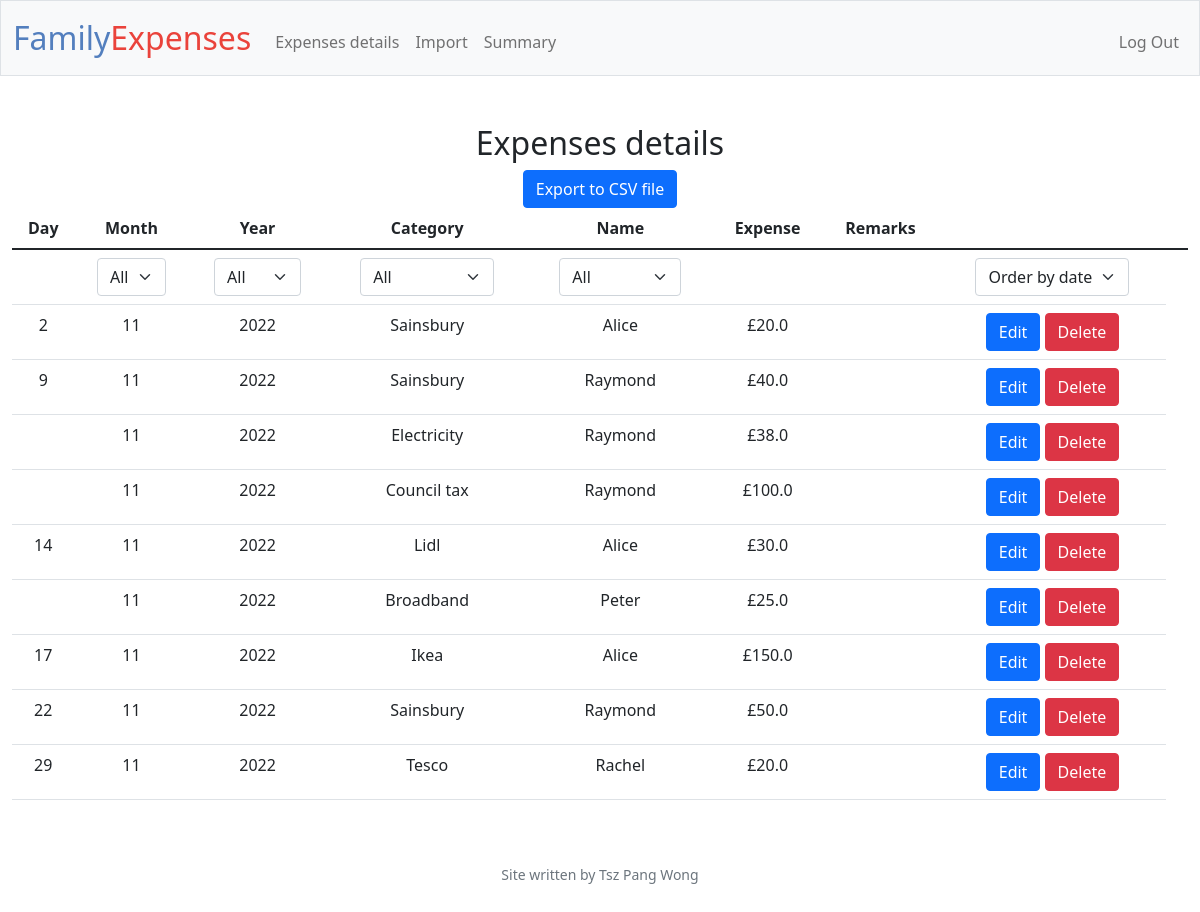
The app's page / (signed in), older data.
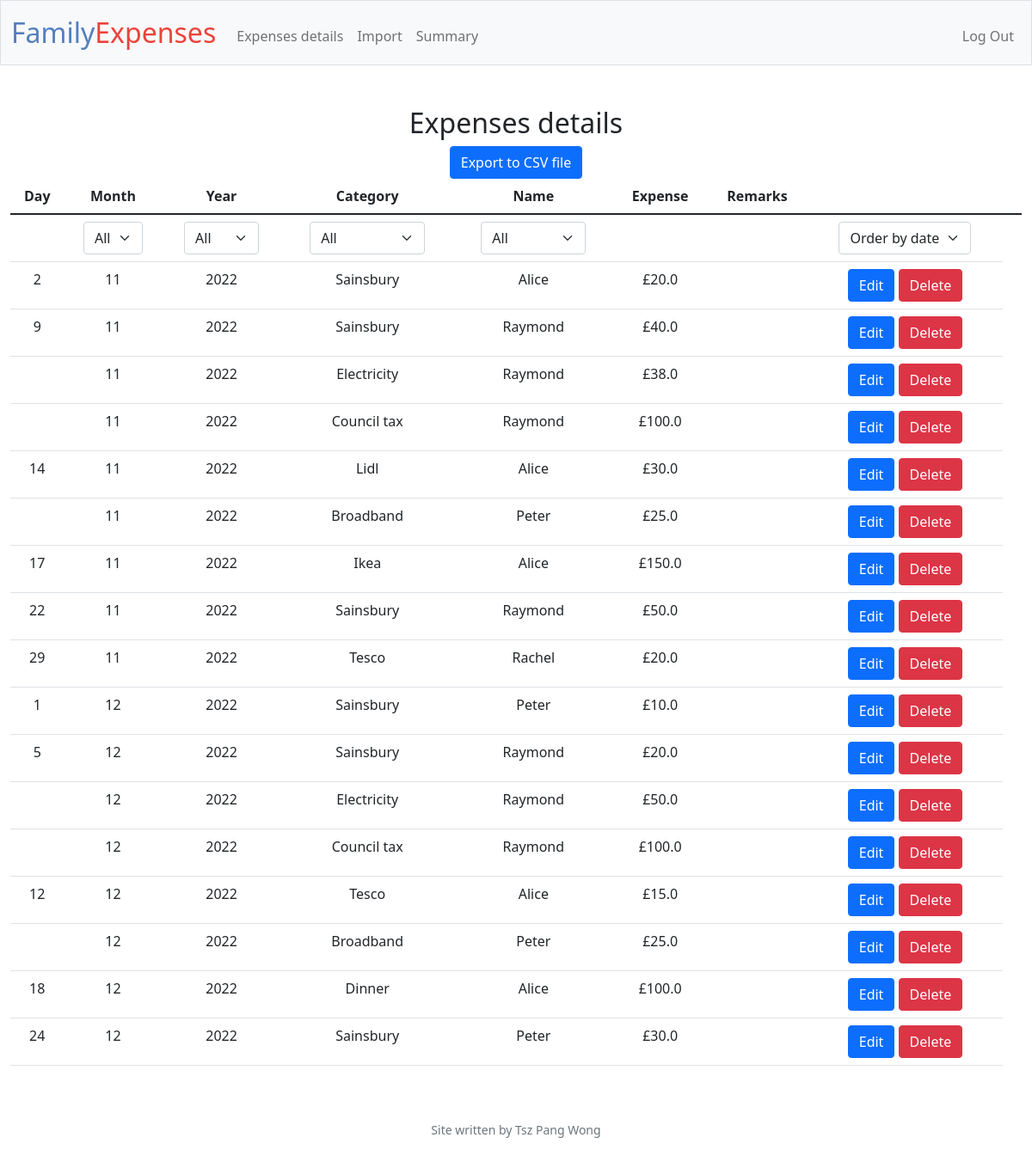
The same page, newer data.
### tables this page shows
CREATE TABLE expenses (
row_id INTEGER PRIMARY KEY,
day INTEGER,
month INTEGER NOT NULL,
year INTEGER NOT NULL,
category TEXT NOT NULL,
name TEXT NOT NULL,
expense REAL NOT NULL,
remarks TEXT,
user_id INTEGER NOT NULL,
FOREIGN KEY (user_id) REFERENCES users (id)
ON DELETE CASCADE
ON UPDATE NO ACTION);

### app.py (the view)
@app.route("/")
@login_required
def index():
    if request.method == "GET":
        cursor = connection.cursor()
        total_expenses = cursor.execute("SELECT * FROM expenses WHERE user_id = ?", [(session["user_id"])]).fetchall()
        distinct_month = cursor.execute("SELECT DISTINCT month FROM expenses WHERE user_id = ?", [session["user_id"]]).fetchall()
        distinct_year = cursor.execute("SELECT DISTINCT year FROM expenses WHERE user_id = ?", [session["user_id"]]).fetchall()
        distinct_name = cursor.execute("SELECT DISTINCT name FROM expenses WHERE user_id = ?", [session["user_id"]]).fetchall()
        distinct_category = cursor.execute("SELECT DISTINCT category FROM expenses WHERE user_id = ?", [session["user_id"]]).fetchall()
        load_selected_option = 0
        return render_template("details.html", expenses=total_expenses, d_months=distinct_month, d_years=distinct_year, d_names=distinct_name,d_categories=distinct_category, load_option = load_selected_option)

### app.py (called while the page is built)
@app.after_request
def after_request(response):
    response.headers["Cache-Control"] = "no-cache, no-store, must-revalidate"
    response.headers["Expires"] = 0
    response.headers["Pragma"] = "no-cache"
    return response

### helpers.py (called while the page is built)
def login_required(f):
    @wraps(f)
    def decorated_function(*args, **kwargs):
        if session.get("user_id") is None:
            return redirect("/login")
        return f(*args, **kwargs)
    return decorated_function

### templates/details.html (shortened to what this page needs)
{% extends "layout.html" %}
{% block main %}
    <div><h2>Expenses details</h2></div>
    <div>
        <form action="/export", method ="post">
            <button class="btn btn-primary" type="submit" id="export" name ="export">Export to CSV file</button></td>
        </form>
    </div>
<form action="/select", method = "post", id="filter_select" name="filter_select">
<table class="table">
    <thread>
        <tr>
            <th>Day</th>
            <th>Month</th>
            <th>Year</th>
            <th>Category</th>
            <th>Name</th>
            <th>Expense</th>
            <th>Remarks</th>
            <th></th>
            <th></th>
        </tr>
    </thread>
    <tbody>
        <tr>
            <td></td>
            <td>
                <select class="form-select mx-auto w-auto" id="month" name="month" onchange="select_save_auto_sumbit('month_key', this.value)">
                    <option value ='All'>All</option>
                </select>
            </td>
            <td>
                <select class="form-select mx-auto w-auto" id="year" name="year" onchange="select_save_auto_sumbit('year_key', this.value)">
                    <option value ='All'>All</option>
                </select>
            </td>
            <td>
                <select class="form-select mx-auto w-auto" id="category" name="category" onchange="select_save_auto_sumbit('category_key', this.value)">
                    <option value ='All'>All</option>
                </select>
            </td>
            <td>
                <select class="form-select mx-auto w-auto" id="name" name="name" onchange="select_save_auto_sumbit('name_key', this.value)">
                    <option value ='All'>All</option>
                </select>
            </td>
            <td></td>
            <td></td>
            <td>
                <select class="form-select mx-auto w-auto" id="order" name="order" onchange="select_save_auto_sumbit('order_key', this.value)">
                    <option value ='No' selected value>Order by date</option>
                </select>
                </td>
        </tr>
        {% for exp in expenses %}
                <td>{{ exp[1] }}</td>
                <td>{{ exp[2] }}</td>
                <td>{{ exp[3] }}</td>
                <td>{{ exp[4] }}</td>
                <td>{{ exp[5] }}</td>
                <td>£{{ exp[6] }}</td>
                <td>{{ exp[7] }}</td>
                <td><button class="btn btn-primary" type="submit" id="edit" name ="edit" value = {{ exp[0] }}>Edit</button>
                <button class="btn btn-danger" type="submit" onclick="return confirm('Are you sure?')" id="delete" name ="delete" value = {{ exp[0] }}>Delete</button></td>
        {% endfor %}
    </tbody>
</table>
</form>
{% endblock %}

### templates/layout.html (shortened to what this page needs)
<!DOCTYPE html>
<html lang="en">
    <head>
        <link href="https://cdn.jsdelivr.net/npm/bootstrap@5.1.3/dist/css/bootstrap.min.css" rel="stylesheet">
        <link href="/static/styles.css" rel="stylesheet">
    </head>
    <body>
        <nav class="bg-light border navbar navbar-expand-md navbar-light">
            <div class="container-fluid">
                <a class="navbar-brand" href="/"><span class="blue">Family</span><span class="red">Expenses</span></a>
                <div class="collapse navbar-collapse" id="navbar">
                    {% if session["user_id"] %}
                        <ul class="navbar-nav me-auto mt-2">
                            <li class="nav-item"><a class="nav-link" href="/">Expenses details</a></li>
                            <li class="nav-item"><a class="nav-link" href="/dataimport">Import</a></li>
                            <li class="nav-item"><a class="nav-link" href="/summary">Summary</a></li>
                        </ul>
                        <ul class="navbar-nav ms-auto mt-2">
                            <li class="nav-item"><a class="nav-link" href="/logout">Log Out</a></li>
                        </ul>
                    {% else %}
                        <ul class="navbar-nav ms-auto mt-2">
                            <li class="nav-item"><a class="nav-link" href="/register">Register</a></li>
                            <li class="nav-item"><a class="nav-link" href="/login">Log In</a></li>
                        </ul>
                    {% endif %}
                </div>
            </div>
        </nav>
        <main class="container-fluid py-5 text-center">
            {% block main %}{% endblock %}
        </main>
        <footer class="mb-5 small text-center text-muted">
           Site written by Tsz Pang Wong
        </footer>
    </body>
</html>

### static/styles.css (style rules this page uses)
nav .navbar-brand { font-size: xx-large; }
nav .navbar-brand .blue { color: #537fbe; }
nav .navbar-brand .red { color: #ea433b; }

Row changes from the older to the newer data that the page shows:
added expenses: day "1", month "12", year "2022", category "Sainsbury", name "Peter", expense "10.0", {{ exp[0] }} 22 (drawn)
added expenses: day "5", month "12", year "2022", category "Sainsbury", name "Raymond", expense "20.0", {{ exp[0] }} 23 (drawn)
added expenses: month "12", year "2022", category "Electricity", name "Raymond", expense "50.0", {{ exp[0] }} 24 (drawn)
added expenses: month "12", year "2022", category "Council tax", name "Raymond", expense "100.0", {{ exp[0] }} 25 (drawn)
added expenses: day "12", month "12", year "2022", category "Tesco", name "Alice", expense "15.0", {{ exp[0] }} 26 (drawn)
added expenses: month "12", year "2022", category "Broadband", name "Peter", expense "25.0", {{ exp[0] }} 27 (drawn)
added expenses: day "18", month "12", year "2022", category "Dinner", name "Alice", expense "100.0", {{ exp[0] }} 28 (drawn)
added expenses: day "24", month "12", year "2022", category "Sainsbury", name "Peter", expense "30.0", {{ exp[0] }} 29 (drawn)
